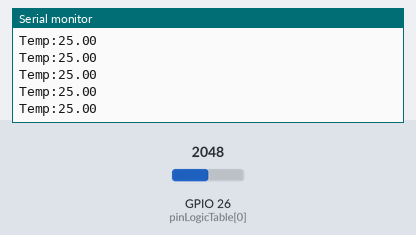
This sketch was run on a simulated ESP32. Shown: the last lines printed to the serial monitor. The test bench sets the inputs (shaded band); at power-on: GPIO 26 (pinLogicTable[0]) = 2048.

Above: at 1.2 s.
1.3 s: GPIO 26 (pinLogicTable[0]) set to 2866
At 1.31 s:
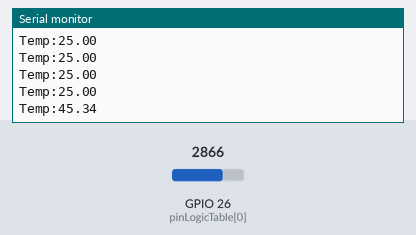
2.8 s: GPIO 26 (pinLogicTable[0]) set to 3603
At 2.81 s:
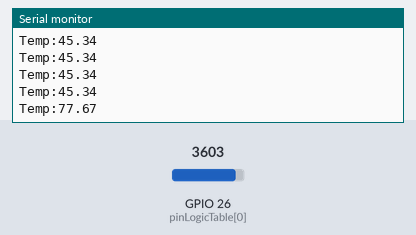
Timing chart, 0 to 5.8 s (numbered marks = the images above; inputs shaded):
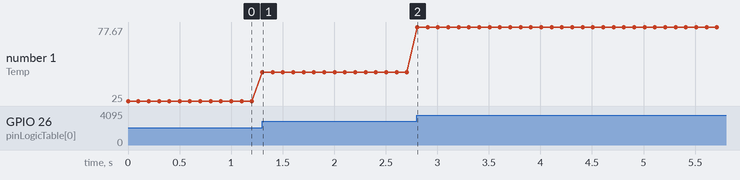

Measured:
- after the input at 1.3 s, the serial monitor: prints a new line at once (image 1)
- after the input at 2.8 s, the serial monitor: prints a new line at once (image 2)
- plotted number 1: 25 → 45.34 after the input at 1.3 s, 45.34 → 77.67 after the input at 2.8 s

The sketch:

ntc-test.ino
```cpp
// (licence header left out)
bool debugging = false;

/*
 *  ____________HARDWARE ENVIROMENT PARAMETERS______________
 *   Connection: Vcc - Rth    - AnalogPin - Rseries - Gnd
 *               Vcc - C100nF - AnalogPin <-- smoothing the results
 */

const int numAnalogPins = 1; // Number of physical connections to enable.
int pinLogicTable[numAnalogPins] = {26}; // Array to index logic pins.
float pinSupplyVoltage[numAnalogPins];
float ViTable[numAnalogPins];   // Array to store the calculated input voltages for each channel.
float VoTable[numAnalogPins];   // Array to store the calculated output voltages for each channel.
float R1Table[numAnalogPins];   // Array to store the calculated resistance of each channel.
float tempTable[numAnalogPins]; // Array to store the calculated resistance of each probe (C).
int adcBits = 4096;             // ESP32 ADC is 12 bit

/* _____________THERMISTOR PERAMETERS______________
 *
 */

// Thermistor Resistance Rating (at 25C).
int THERMISTOR_NOMINAL = 100000;

// The beta Coefficient of the thermistor (usually 3000-4000)
int B_COEFFICIENT = 3950;

// Secondary resistor value (in ohms). Used as a voltage divider to calculate the change in the Thermistors resistance.
int SERIES_RESISTOR = 100000;

// The value of the power supply voltage
float SUPPLY_VCC = 3.3;

// Temperatures for nominal resistance (This is almost always 25 C)
int TEMPERATURE_NOMINAL = 25;

// Number of times to resample. More samples means better accuracy at the cost of latency.
int NUM_SAMPLES = 1;

void setup(void)
{
    Serial.begin(9600);
}

void loop(void)
{

    // Read all voltages on the ADC.
    for (int i = 0; i < numAnalogPins; ++i)
    {

        // SAMPLE SMOOTHING:
        float sampleAverage = 0; // Store average resistance value.

        // Resample analog port 'x' times for better accuracy.
        for (int j = 0; j < NUM_SAMPLES; ++j)
        {
            sampleAverage += analogRead(pinLogicTable[i]);
        }

        // Find average from 'x' amount of samples.
        sampleAverage /= NUM_SAMPLES;

        // If resampling is > 1, it will save the AVERAGE from all samples.
        ViTable[i] = sampleAverage;
    }

    // Find the output Voltage (from the voltage divider circuit).
    for (int i = 0; i < numAnalogPins; ++i)
    {
        VoTable[i] = (SUPPLY_VCC / adcBits) * ViTable[i];
    }

    // Find the unknown resistance value of the Thermistor, using a Series resistor of known value.
    for (int i = 0; i < numAnalogPins; ++i)
    {
        R1Table[i] = ((SUPPLY_VCC * SERIES_RESISTOR) - (SERIES_RESISTOR * VoTable[i])) / VoTable[i];
    }

    // Convert the resistance to Temperature (C).
    for (int i = 0; i < numAnalogPins; ++i)
    {
        float steinhart;
        steinhart = R1Table[i] / THERMISTOR_NOMINAL;       // (R/Ro)
        steinhart = log(steinhart);                        // ln(R/Ro)
        steinhart /= B_COEFFICIENT;                        // 1/B * ln(R/Ro)
        steinhart += 1.0 / (TEMPERATURE_NOMINAL + 273.15); // + (1/To)
        steinhart = 1.0 / steinhart;                       // Invert
        steinhart -= 273.15;                               // convert to C

        tempTable[i] = steinhart;
    }

    // Report debugging information over serial.
    if (debugging)
    {

        for (int i = 0; i < numAnalogPins; ++i)
        {
            Serial.print("Pin Logical Address: ");
            Serial.print(pinLogicTable[i]);
            Serial.print(" Supply Voltage = ");
            Serial.print(SUPPLY_VCC);
            Serial.print(" PWM In: ");
            Serial.print(ViTable[i]);
            Serial.print(" Voltage Out: ");
            Serial.print(VoTable[i]);
            Serial.print(" Thermister Resistance: ");
            Serial.print(R1Table[i]);
            Serial.print(" Probe Temperature (C): ");
            Serial.print(tempTable[i]);
            Serial.println();
        }

        Serial.println();
    }
    else
    {
        for (int i = 0; i < numAnalogPins; ++i)
        {
            Serial.print("Temp:");
            Serial.println(tempTable[i]);
        }
    }

    delay(100);
}
```
